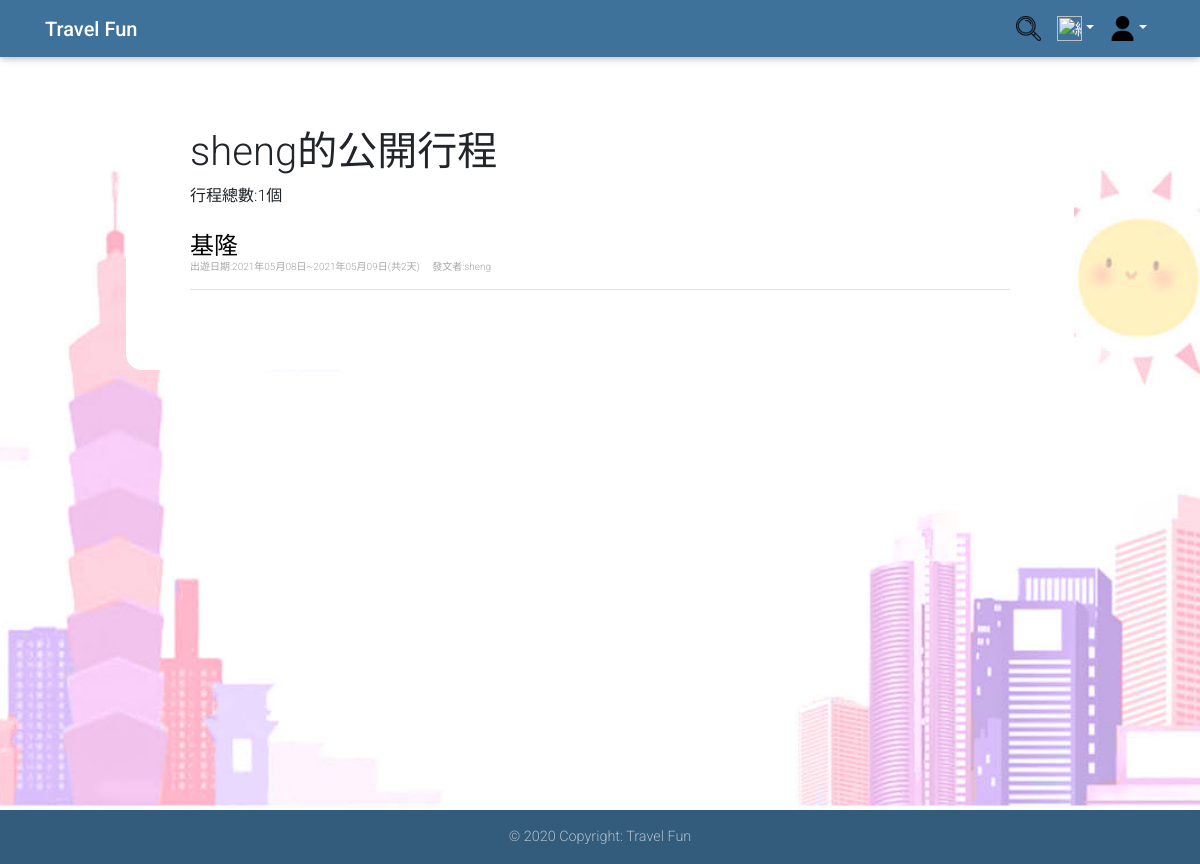
The app's page /itineraries.php?id=sheng, older data.
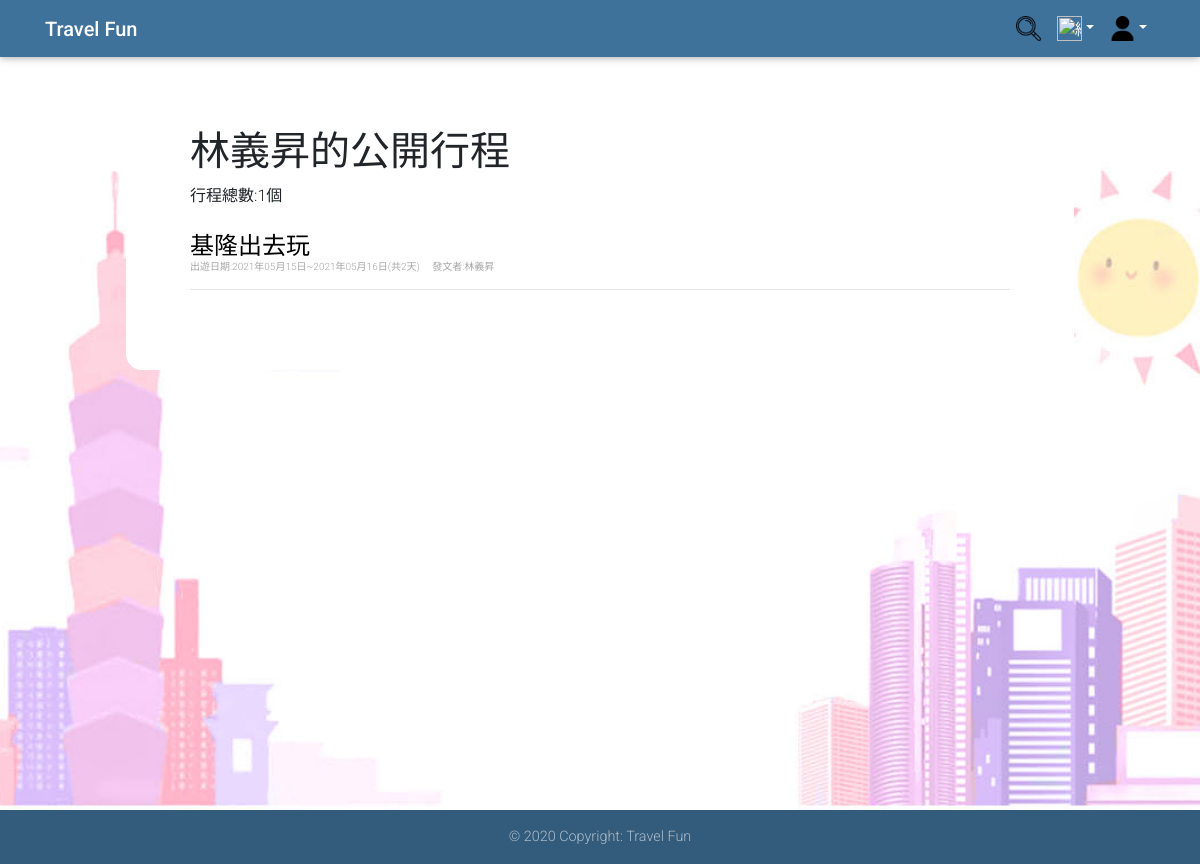
The same page, newer data.
### tables this page shows
CREATE TABLE `user` (
  `user_id` varchar(20) NOT NULL,
  `user_password` varchar(32) NOT NULL,
  `user_name` varchar(20) NOT NULL,
  `user_email` varchar(64) NOT NULL,
  `user_key` char(32) NOT NULL,
  `introduction` text NOT NULL,
  `Authority` int(1) DEFAULT NULL
);

CREATE TABLE `itinerary` (
  `itinerary_id` int(10) NOT NULL,
  `itinerary_name` varchar(20) NOT NULL,
  `public_status` int(1) NOT NULL,
  `itinerary_date` date NOT NULL COMMENT '開始日期',
  `itinerary_days` int(3) NOT NULL,
  `user_id` varchar(20) NOT NULL COMMENT 'FK_user'
);

### itineraries.php (the view, shortened to what this page needs)
<?php
mysqli_query($con, "SET NAMES UTF8");
if (!empty($_GET["id"])) {
    $id = strip_tags($_GET["id"]);
    $sql2 = "SELECT * FROM `user` WHERE user_id='" . $id . "'";
    $result2 = mysqli_query($con, $sql2);
    $row2 = mysqli_fetch_assoc($result2);
    $user_name = $row2['user_name'];
}
if (!empty($_GET["id"])) {
    $sql = "SELECT `itinerary`.`itinerary_id`, `itinerary`.`itinerary_name`, `itinerary`.`public_status`, `itinerary`.`itinerary_date`, `itinerary_days`, `itinerary`.`user_id` ,`user`.`user_name` ";
    $sql .= " FROM `itinerary`,`user`";
    $sql .= " WHERE itinerary.user_id='" . $id . "' and ";
    $sql .= " `itinerary`.`user_id`= `user`.`user_id` and ";
    $sql .= " `public_status`=1";
    $result = mysqli_query($con, $sql);
} else if (!empty($_GET["keyword"])) {
    $sql = "SELECT `itinerary`.`itinerary_id`, `itinerary`.`itinerary_name`, `itinerary`.`public_status`, `itinerary`.`itinerary_date`, `itinerary_days`, `itinerary`.`user_id` ,`user`.`user_name` ";
    $sql .= " FROM `itinerary`,`user`";
    $sql .= " WHERE itinerary_name like '%$name%' and ";
    $sql .= " `itinerary`.`user_id`= `user`.`user_id` and ";
    $sql .= " `public_status`=1";
    $result = mysqli_query($con, $sql);
}
$records_per_page = 10;
if (isset($_GET["page"]))
    $page = $_GET["page"];
else
    $page = 1;
$total_records = mysqli_num_rows($result);
$started_record = $records_per_page * ($page - 1);
if ($total_records != 0)
    mysqli_data_seek($result, $started_record);
?>
<html>
<head>
    <link rel="stylesheet" href="https://use.fontawesome.com/releases/v5.11.2/css/all.css">
    <link rel="stylesheet" href="https://stackpath.bootstrapcdn.com/bootstrap/4.4.1/css/bootstrap.min.css">
    <link rel="stylesheet" href="css/mdb.min.css">
    <link rel="stylesheet" href="css/result.css">
</head>
<body>
    <header>
        <nav class="navbar navbar-expand-lg navbar-dark fixed-top unique-color">
            <div class="container">
                <a class="navbar-brand" href="index.php"><strong>Travel Fun</strong></a>
                <div class="collapse navbar-collapse justify-content-end" id="navbarSupportedContent">
                    <ul class="navbar-nav">
                        <li class="nav-link p-0"> <a class="nav-link" href="search.php"><img src="image/search.png" alt="搜尋" height="25" width="25"></a> </li>
                        <li class="nav-item dropdown">
                            <a class="nav-link dropdown-toggle" id="navbarDropdownMenuLink-333" data-toggle="dropdown" aria-haspopup="true" aria-expanded="false"><img src="image/all.png" alt="總覽" height="25" width="25"></a>
                        <li class="nav-item dropdown">
                            <a class="nav-link dropdown-toggle" id="navbarDropdownMenuLink-333" data-toggle="dropdown" aria-haspopup="true" aria-expanded="false"><img src="image/login.png" alt="login" height="25" width="25"></a>
                        </li>
                    </ul>
                </div>
            </div>
        </nav>
    </header>
    <main>
        <div class="container2">
            <h1><?php if (isset($_GET['id'])) {
                    echo $user_name . "的公開行程";
                } else if (isset($name)) {
                    if (!empty($_GET["keyword"])) {
                        echo "關鍵字:" . $name;
                    }
                } else echo "行程總覽"; ?></h1>
            <label for="name"> 行程總數:<?php echo $total_records . "個"; ?></label>
            <p>
            <div id="left">
                <?php
                $j = 1;
                while ($row = mysqli_fetch_assoc($result) and $j <= $records_per_page) {
                    $a = "<b style='color:red;'>" . $name . "</b>";
                    $itinerary_date = $row["itinerary_date"];
                    $itinerary_days = $row["itinerary_days"];
                    $totalday = $itinerary_days - 1;
                    echo "<div >";
                    echo "<h4><a href='itinerary.php?id=" . intval($row["itinerary_id"]) . "' style='text-decoration:none; color:black;'>" . str_ireplace($name, $a, $row["itinerary_name"]) . "</a>";
                    echo "<p>   <font color='#A6A6A6' size='1'>";
                    echo  "出遊日期:" . date("Y年m月d日", strtotime($itinerary_date)) . "~" . date("Y年m月d日", strtotime($itinerary_date . "+ " . $totalday . " day")) . "(共" . $itinerary_days . "天) " . " &emsp;";
                    echo "發文者:<a href='about.php?id=" . $row["user_id"] . "' style='text-decoration:none; color:#A6A6A6;'>" . $row["user_name"] . "&emsp; </a> ";
                    echo  "</p> </font>";
                    echo "</div>";
                    echo "<hr>";
                    $j++;
                }
                ?>
            </div>
            <td colspan="2" align="center" valign="top">
                <ul class="pagination">
                </ul>
            </td>
        </div>
    </main>
    <footer class="page-footer font-small unique-color fixed-bottom">
        <div class="footer-copyright text-center py-3">© 2020 Copyright: Travel Fun</div>
    </footer>
</body>
</html>

### css/result.css (style rules this page uses)
html, body { height: 100%; background-image: url("../image/background_image.jpg"); background-attachment: fixed; background-position: center; background-repeat: no-repeat; background-size: cover; }
.container2 { max-width: 948px; margin: 4em auto; padding: 4em; padding-bottom: 2em; background: #fff; border-radius: 1em; }

Row changes from the older to the newer data that the page shows:
removed itinerary: itinerary_name "基隆", itinerary_date "2021年05月08日", itinerary_date+itinerary_days "2021年05月09日", itinerary_days "2", user.user_name "sheng"
changed user: user_name "sheng" → "林義昇"
added itinerary: itinerary_name "基隆出去玩", itinerary_date "2021年05月15日", itinerary_date+itinerary_days "2021年05月16日", itinerary_days "2", user.user_name "林義昇"
